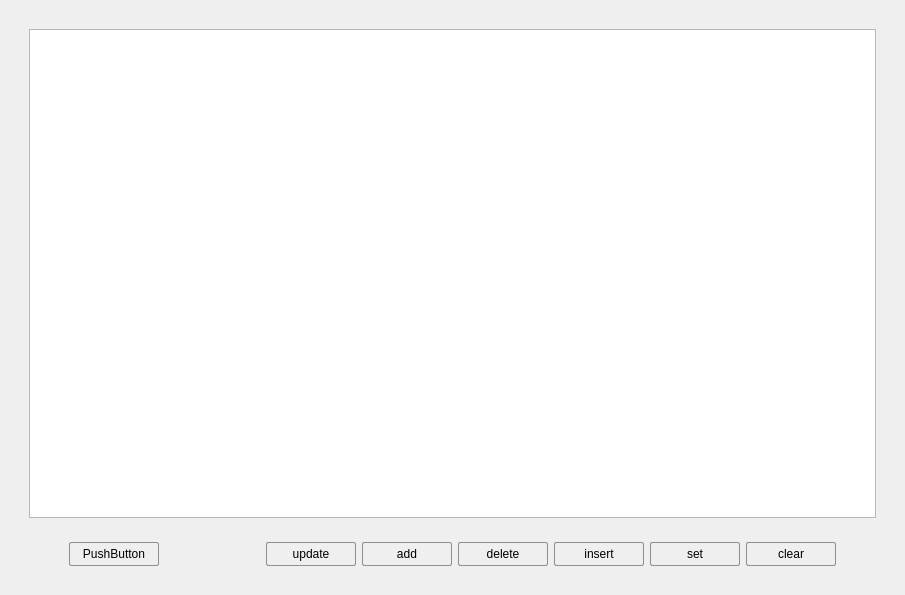
<?xml version="1.0" encoding="UTF-8"?>
<ui version="4.0">
 <class>Form</class>
 <widget class="QWidget" name="Form">
  <property name="geometry">
   <rect>
    <x>0</x>
    <y>0</y>
    <width>905</width>
    <height>595</height>
   </rect>
  </property>
  <property name="windowTitle">
   <string>Form</string>
  </property>
  <property name="styleSheet">
   <string notr="true">QPushButton {
    border: 1px solid #8f8f91;
    border-radius: 2px;
    background-color: qlineargradient(x1: 0, y1: 0, x2: 0, y2: 1,
                                    stop: 0 #f6f7fa, stop: 1 #dadbde);
    min-width: 80px;
    padding: 4px;
}

QPushButton:pressed {
    background-color: qlineargradient(x1: 0, y1: 0, x2: 0, y2: 1,
                                    stop: 0 #dadbde, stop: 1 #f6f7fa);
}

QPushButton:flat {
    border: none;
}

QPushButton:default {
    border-color: navy;
}</string>
  </property>
  <layout class="QHBoxLayout" name="horizontalLayout">
   <item>
    <widget class="QWidget" name="widgetCenter" native="true">
     <layout class="QVBoxLayout" name="verticalLayout_2">
      <item>
       <widget class="QWidget" name="widget_2" native="true">
        <layout class="QVBoxLayout" name="verticalLayout">
         <item>
          <widget class="QTableView" name="tableView"/>
         </item>
        </layout>
       </widget>
      </item>
      <item>
       <widget class="QWidget" name="widget" native="true">
        <property name="maximumSize">
         <size>
          <width>16777215</width>
          <height>50</height>
         </size>
        </property>
        <layout class="QHBoxLayout" name="horizontalLayout_3">
         <item>
          <spacer name="horizontalSpacer">
           <property name="orientation">
            <enum>Qt::Horizontal</enum>
           </property>
           <property name="sizeType">
            <enum>QSizePolicy::Maximum</enum>
           </property>
           <property name="sizeHint" stdset="0">
            <size>
             <width>40</width>
             <height>20</height>
            </size>
           </property>
          </spacer>
         </item>
         <item>
          <widget class="QPushButton" name="pushButtonSave">
           <property name="text">
            <string>PushButton</string>
           </property>
          </widget>
         </item>
         <item>
          <spacer name="horizontalSpacer_3">
           <property name="orientation">
            <enum>Qt::Horizontal</enum>
           </property>
           <property name="sizeHint" stdset="0">
            <size>
             <width>40</width>
             <height>20</height>
            </size>
           </property>
          </spacer>
         </item>
         <item>
          <widget class="QPushButton" name="pushButtonUpdate">
           <property name="text">
            <string>update</string>
           </property>
          </widget>
         </item>
         <item>
          <widget class="QPushButton" name="pushButtonadd">
           <property name="text">
            <string>add</string>
           </property>
          </widget>
         </item>
         <item>
          <widget class="QPushButton" name="pushButtondelete">
           <property name="text">
            <string>delete</string>
           </property>
          </widget>
         </item>
         <item>
          <widget class="QPushButton" name="pushButtoninsert">
           <property name="text">
            <string>insert</string>
           </property>
          </widget>
         </item>
         <item>
          <widget class="QPushButton" name="pushButtonset">
           <property name="text">
            <string>set</string>
           </property>
          </widget>
         </item>
         <item>
          <widget class="QPushButton" name="pushButtonclear">
           <property name="text">
            <string>clear</string>
           </property>
          </widget>
         </item>
         <item>
          <spacer name="horizontalSpacer_2">
           <property name="orientation">
            <enum>Qt::Horizontal</enum>
           </property>
           <property name="sizeType">
            <enum>QSizePolicy::Maximum</enum>
           </property>
           <property name="sizeHint" stdset="0">
            <size>
             <width>40</width>
             <height>20</height>
            </size>
           </property>
          </spacer>
         </item>
        </layout>
       </widget>
      </item>
     </layout>
    </widget>
   </item>
  </layout>
 </widget>
 <resources/>
 <connections/>
</ui>
